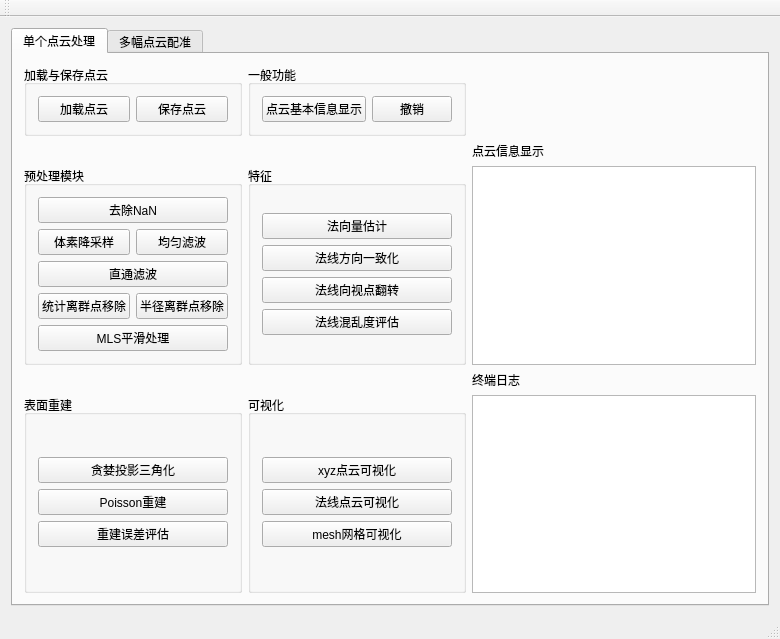
<?xml version="1.0" encoding="UTF-8"?>
<ui version="4.0">
 <class>new_MainWindow</class>
 <widget class="QMainWindow" name="new_MainWindow">
  <property name="geometry">
   <rect>
    <x>0</x>
    <y>0</y>
    <width>780</width>
    <height>639</height>
   </rect>
  </property>
  <property name="windowTitle">
   <string>QtWidgetsApplication_try</string>
  </property>
  <widget class="QWidget" name="centralWidget">
   <layout class="QGridLayout" name="gridLayout">
    <item row="0" column="0">
     <widget class="QTabWidget" name="tabWidget">
      <property name="currentIndex">
       <number>0</number>
      </property>
      <widget class="QWidget" name="tab">
       <attribute name="title">
        <string>单个点云处理</string>
       </attribute>
       <layout class="QGridLayout" name="gridLayout_2">
        <item row="2" column="5">
         <widget class="QLabel" name="label">
          <property name="text">
           <string>点云信息显示</string>
          </property>
         </widget>
        </item>
        <item row="0" column="1">
         <widget class="QGroupBox" name="groupBox_4">
          <property name="title">
           <string>一般功能</string>
          </property>
          <layout class="QHBoxLayout" name="horizontalLayout_9">
           <item>
            <layout class="QHBoxLayout" name="horizontalLayout_2">
             <item>
              <widget class="QPushButton" name="btn_showInfo">
               <property name="text">
                <string>点云基本信息显示</string>
               </property>
              </widget>
             </item>
             <item>
              <widget class="QPushButton" name="btn_undo">
               <property name="text">
                <string>撤销</string>
               </property>
              </widget>
             </item>
            </layout>
           </item>
          </layout>
         </widget>
        </item>
        <item row="6" column="1">
         <widget class="QGroupBox" name="groupBox">
          <property name="title">
           <string>可视化</string>
          </property>
          <layout class="QVBoxLayout" name="verticalLayout_8">
           <item>
            <layout class="QVBoxLayout" name="verticalLayout">
             <item>
              <widget class="QPushButton" name="btn_showCloud">
               <property name="text">
                <string>xyz点云可视化</string>
               </property>
              </widget>
             </item>
             <item>
              <widget class="QPushButton" name="btn_showNormal">
               <property name="text">
                <string>法线点云可视化</string>
               </property>
              </widget>
             </item>
             <item>
              <widget class="QPushButton" name="btn_showMesh">
               <property name="text">
                <string>mesh网格可视化</string>
               </property>
              </widget>
             </item>
            </layout>
           </item>
          </layout>
         </widget>
        </item>
        <item row="6" column="5">
         <widget class="QTextEdit" name="te_log"/>
        </item>
        <item row="0" column="0">
         <widget class="QGroupBox" name="groupBox_2">
          <property name="title">
           <string>加载与保存点云</string>
          </property>
          <layout class="QHBoxLayout" name="horizontalLayout_8">
           <item>
            <widget class="QPushButton" name="btn_load">
             <property name="enabled">
              <bool>true</bool>
             </property>
             <property name="text">
              <string>加载点云</string>
             </property>
            </widget>
           </item>
           <item>
            <layout class="QHBoxLayout" name="horizontalLayout">
             <item>
              <widget class="QPushButton" name="btn_save">
               <property name="enabled">
                <bool>true</bool>
               </property>
               <property name="text">
                <string>保存点云</string>
               </property>
              </widget>
             </item>
            </layout>
           </item>
          </layout>
         </widget>
        </item>
        <item row="6" column="0">
         <widget class="QGroupBox" name="groupBox_6">
          <property name="title">
           <string>表面重建</string>
          </property>
          <layout class="QVBoxLayout" name="verticalLayout_7">
           <item>
            <layout class="QVBoxLayout" name="verticalLayout_5">
             <item>
              <widget class="QPushButton" name="btn_greedy">
               <property name="text">
                <string>贪婪投影三角化</string>
               </property>
              </widget>
             </item>
             <item>
              <widget class="QPushButton" name="btn_poisson">
               <property name="text">
                <string>Poisson重建</string>
               </property>
              </widget>
             </item>
             <item>
              <widget class="QPushButton" name="btn_reconError">
               <property name="text">
                <string>重建误差评估</string>
               </property>
              </widget>
             </item>
            </layout>
           </item>
          </layout>
         </widget>
        </item>
        <item row="5" column="5">
         <widget class="QLabel" name="label_2">
          <property name="text">
           <string>终端日志</string>
          </property>
         </widget>
        </item>
        <item row="4" column="5">
         <widget class="QTextEdit" name="showInfo">
          <property name="html">
           <string>&lt;!DOCTYPE HTML PUBLIC &quot;-//W3C//DTD HTML 4.0//EN&quot; &quot;http://www.w3.org/TR/REC-html40/strict.dtd&quot;&gt;
&lt;html&gt;&lt;head&gt;&lt;meta name=&quot;qrichtext&quot; content=&quot;1&quot; /&gt;&lt;meta charset=&quot;utf-8&quot; /&gt;&lt;style type=&quot;text/css&quot;&gt;
p, li { white-space: pre-wrap; }
hr { height: 1px; border-width: 0; }
li.unchecked::marker { content: &quot;\2610&quot;; }
li.checked::marker { content: &quot;\2612&quot;; }
&lt;/style&gt;&lt;/head&gt;&lt;body style=&quot; font-family:'Microsoft YaHei UI'; font-size:9pt; font-weight:400; font-style:normal;&quot;&gt;
&lt;p style=&quot;-qt-paragraph-type:empty; margin-top:0px; margin-bottom:0px; margin-left:0px; margin-right:0px; -qt-block-indent:0; text-indent:0px;&quot;&gt;&lt;br /&gt;&lt;/p&gt;&lt;/body&gt;&lt;/html&gt;</string>
          </property>
         </widget>
        </item>
        <item row="4" column="1">
         <widget class="QGroupBox" name="groupBox_5">
          <property name="title">
           <string>特征</string>
          </property>
          <layout class="QVBoxLayout" name="verticalLayout_6">
           <item>
            <layout class="QVBoxLayout" name="verticalLayout_3">
             <item>
              <widget class="QPushButton" name="btn_NE">
               <property name="text">
                <string>法向量估计</string>
               </property>
              </widget>
             </item>
             <item>
              <widget class="QPushButton" name="btn_normalsAlign">
               <property name="text">
                <string>法线方向一致化</string>
               </property>
              </widget>
             </item>
             <item>
              <widget class="QPushButton" name="btn_flipNormal">
               <property name="text">
                <string>法线向视点翻转</string>
               </property>
              </widget>
             </item>
             <item>
              <widget class="QPushButton" name="btn_normalsChaos">
               <property name="text">
                <string>法线混乱度评估</string>
               </property>
              </widget>
             </item>
            </layout>
           </item>
          </layout>
         </widget>
        </item>
        <item row="4" column="0">
         <widget class="QGroupBox" name="groupBox_3">
          <property name="title">
           <string>预处理模块</string>
          </property>
          <layout class="QVBoxLayout" name="verticalLayout_4">
           <item>
            <layout class="QVBoxLayout" name="verticalLayout_2">
             <item>
              <widget class="QPushButton" name="btn_removeNaN">
               <property name="text">
                <string>去除NaN</string>
               </property>
              </widget>
             </item>
             <item>
              <layout class="QHBoxLayout" name="horizontalLayout_3">
               <item>
                <widget class="QPushButton" name="btn_voxel">
                 <property name="text">
                  <string>体素降采样</string>
                 </property>
                </widget>
               </item>
               <item>
                <widget class="QPushButton" name="btn_uniform">
                 <property name="text">
                  <string>均匀滤波</string>
                 </property>
                </widget>
               </item>
              </layout>
             </item>
             <item>
              <widget class="QPushButton" name="btn_passthrough">
               <property name="text">
                <string>直通滤波</string>
               </property>
              </widget>
             </item>
             <item>
              <layout class="QHBoxLayout" name="horizontalLayout_4">
               <item>
                <widget class="QPushButton" name="btn_staticsRemove">
                 <property name="text">
                  <string>统计离群点移除</string>
                 </property>
                </widget>
               </item>
               <item>
                <widget class="QPushButton" name="btn_radiusRemove">
                 <property name="text">
                  <string>半径离群点移除</string>
                 </property>
                </widget>
               </item>
              </layout>
             </item>
             <item>
              <widget class="QPushButton" name="btn_mls">
               <property name="text">
                <string>MLS平滑处理</string>
               </property>
              </widget>
             </item>
            </layout>
           </item>
          </layout>
         </widget>
        </item>
       </layout>
      </widget>
      <widget class="QWidget" name="tab_2">
       <attribute name="title">
        <string>多幅点云配准</string>
       </attribute>
       <widget class="QWidget" name="verticalLayoutWidget">
        <property name="geometry">
         <rect>
          <x>0</x>
          <y>10</y>
          <width>381</width>
          <height>471</height>
         </rect>
        </property>
        <layout class="QVBoxLayout" name="verticalLayout_10">
         <item>
          <widget class="QGroupBox" name="groupBox_7">
           <property name="title">
            <string>加载与保存点云</string>
           </property>
           <layout class="QVBoxLayout" name="verticalLayout_9">
            <item>
             <layout class="QHBoxLayout" name="horizontalLayout_5">
              <item>
               <widget class="QPushButton" name="btn_loadReg">
                <property name="enabled">
                 <bool>true</bool>
                </property>
                <property name="text">
                 <string>加载点云</string>
                </property>
               </widget>
              </item>
              <item>
               <widget class="QPushButton" name="btn_saveReg">
                <property name="enabled">
                 <bool>true</bool>
                </property>
                <property name="text">
                 <string>保存点云</string>
                </property>
               </widget>
              </item>
             </layout>
            </item>
           </layout>
          </widget>
         </item>
         <item>
          <widget class="QPushButton" name="btn_preprocess">
           <property name="text">
            <string>一键预处理</string>
           </property>
          </widget>
         </item>
         <item>
          <widget class="QGroupBox" name="groupBox_8">
           <property name="title">
            <string>多幅配准</string>
           </property>
           <layout class="QHBoxLayout" name="horizontalLayout_6">
            <item>
             <widget class="QPushButton" name="btn_coarse">
              <property name="text">
               <string>粗配准</string>
              </property>
             </widget>
            </item>
            <item>
             <widget class="QPushButton" name="btn_fine">
              <property name="text">
               <string>精配准</string>
              </property>
             </widget>
            </item>
           </layout>
          </widget>
         </item>
         <item>
          <widget class="QPushButton" name="btn_showReg">
           <property name="text">
            <string>配准结果可视化</string>
           </property>
          </widget>
         </item>
         <item>
          <widget class="QLabel" name="label_4">
           <property name="text">
            <string>点云列表</string>
           </property>
          </widget>
         </item>
         <item>
          <widget class="QTextEdit" name="te_cloudList"/>
         </item>
        </layout>
       </widget>
       <widget class="QWidget" name="verticalLayoutWidget_2">
        <property name="geometry">
         <rect>
          <x>390</x>
          <y>10</y>
          <width>421</width>
          <height>471</height>
         </rect>
        </property>
        <layout class="QVBoxLayout" name="verticalLayout_11">
         <item>
          <widget class="QLabel" name="label_3">
           <property name="text">
            <string>终端日志</string>
           </property>
          </widget>
         </item>
         <item>
          <widget class="QTextEdit" name="te_log_2"/>
         </item>
        </layout>
       </widget>
      </widget>
     </widget>
    </item>
   </layout>
  </widget>
  <widget class="QMenuBar" name="menuBar">
   <property name="geometry">
    <rect>
     <x>0</x>
     <y>0</y>
     <width>780</width>
     <height>25</height>
    </rect>
   </property>
  </widget>
  <widget class="QToolBar" name="mainToolBar">
   <attribute name="toolBarArea">
    <enum>TopToolBarArea</enum>
   </attribute>
   <attribute name="toolBarBreak">
    <bool>false</bool>
   </attribute>
  </widget>
  <widget class="QStatusBar" name="statusBar"/>
 </widget>
 <layoutdefault spacing="6" margin="11"/>
 <resources/>
 <connections/>
</ui>
